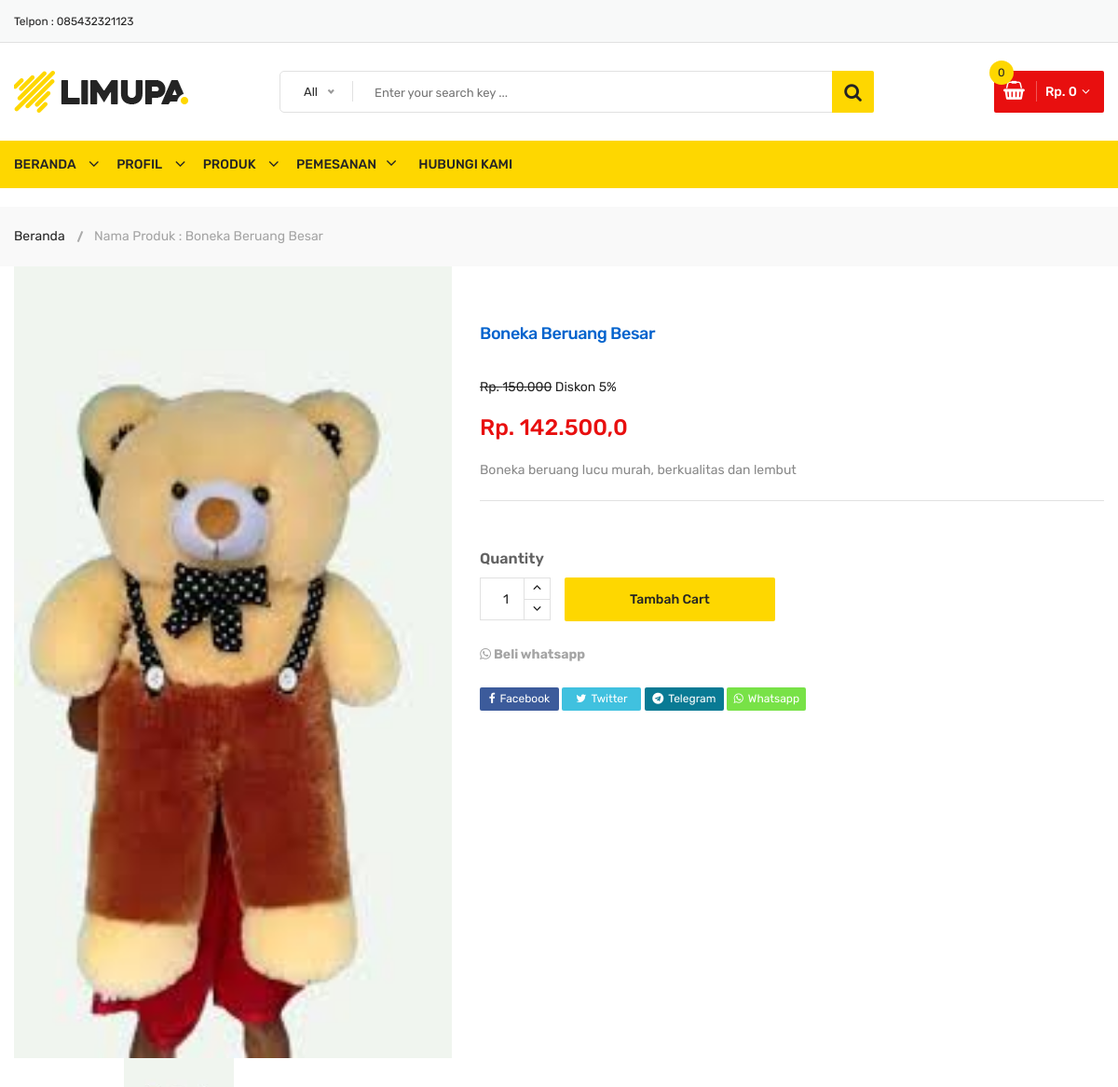
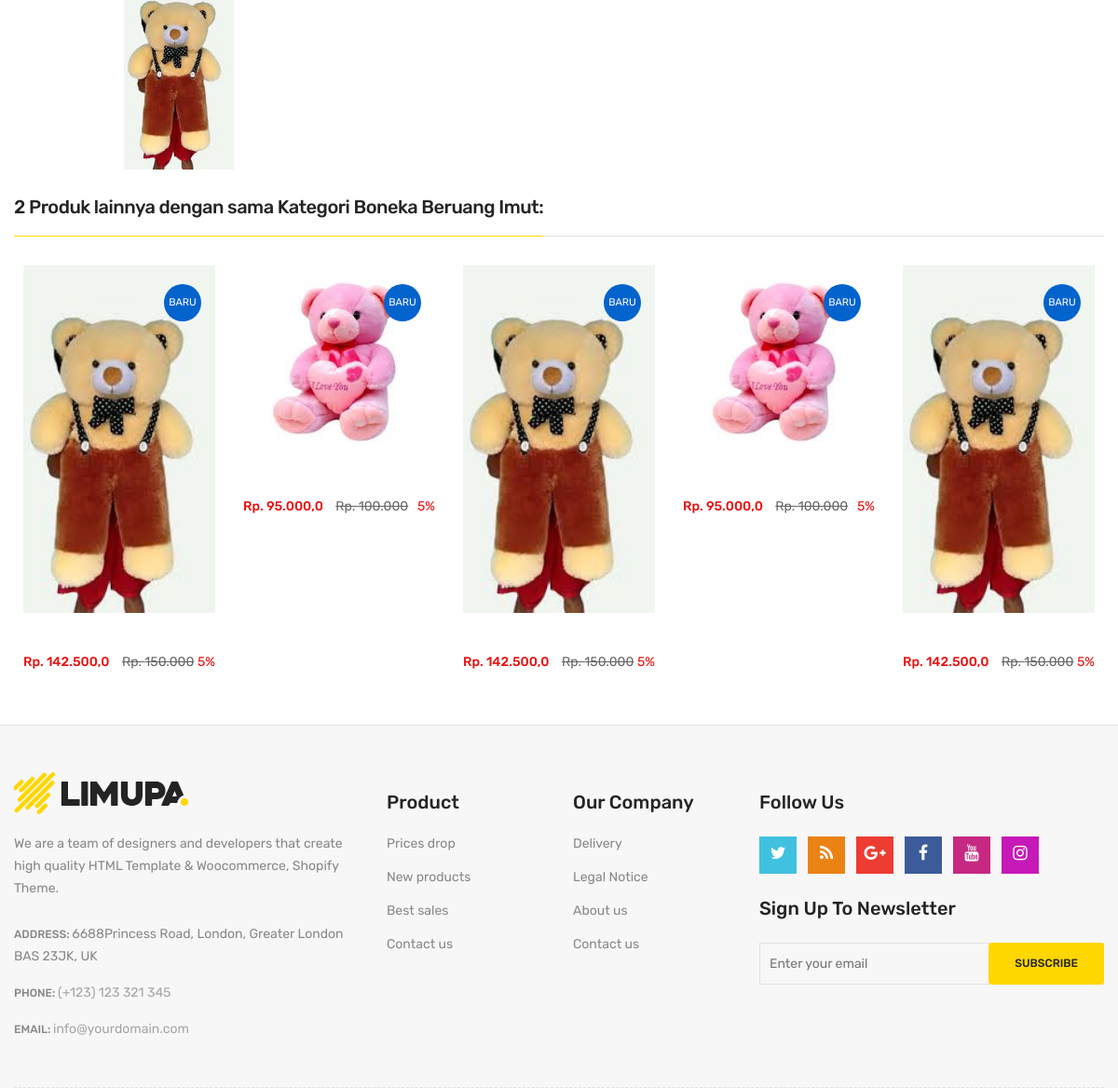
/boneka-beruang-imut/boneka-beruang-besar, run on the app's committed database (2 pictures, top to bottom).
### hikmah/models.py (models this page shows, shortened)
class Produk(models.Model):
    KETERANGAN=(
        ('Baru', 'Baru'),
        ('Lama' , 'Lama'),
    )
    kategori = models.ForeignKey(Kategori, null=True, blank=True, related_name="produks", on_delete=models.SET_NULL)
    nama_produk = models.CharField(max_length=200, blank=True, null=True)
    gambar = models.ImageField(upload_to='gambar/banner', blank=False,null=True, verbose_name="Gambar (270 x 250 pixel)")
    gambar_satu = models.ImageField(upload_to='gambar/banner', blank=True, null=True, verbose_name="Gambar Satu (270 x 250 pixel)")
    gambar_dua = models.ImageField(upload_to='gambar/banner', blank=True, null=True, verbose_name="Gambar Dua (270 x 250 pixel)")
    gambar_tiga = models.ImageField(upload_to='gambar/banner', blank=True, null=True, verbose_name="Gambar Tiga (270 x 250 pixel)")
    gambar_empat = models.ImageField(upload_to='gambar/banner', blank=True, null=True, verbose_name="Gambar Empat (270 x 250 pixel)")
    gambar_lima= models.ImageField(upload_to='gambar/banner', blank=True, null=True, verbose_name="Gambar Lima (270 x 250 pixel)")
    slug = models.SlugField(max_length=200, unique=True)
    keterangan = RichTextField(blank=True, null=True)
    harga = models.PositiveIntegerField(blank=True, null=True)
    no_whatsup = models.PositiveBigIntegerField(blank=True, null=True,)
    tanggal_upload= models.DateTimeField(auto_now_add=True, null=True)
    diskon = models.IntegerField(default=0, blank=True, null=True,verbose_name="Diskon(%)")
    dibeli = models.IntegerField(default=0, blank=True, null=True)
    aktif = models.BooleanField(default=False, blank=True, null=True)
    keterangan_barang = models.CharField(max_length=200, null=True,choices=KETERANGAN)
    @property
    def setelah_diskon(self):
        if self.diskon == 0 :
            nilai_diskon = self.harga
        else:
            jml = self.diskon / 100
            nilai_diskon = self.harga - (jml * self.harga)
        return nilai_diskon
    class Meta:
        verbose_name_plural ="Data Produk"

class Kategori(models.Model):
    nama = models.CharField(max_length=200, blank = True, null = False,)
    aktif = models.BooleanField(default= True)
    banner_satu = ResizedImageField(size=[575, 200], quality=80, crop=['middle', 'center'] , upload_to='gambar/banner', blank=False, null=True, verbose_name="Gambar Banner Satu (575 x 200 pixel)")
    banner_dua = ResizedImageField(size=[575, 200], quality=80, crop=['middle', 'center'] , upload_to='gambar/banner', blank=False, null=True, verbose_name="Gambar Banner Satu (575 x 200 pixel)")
    slug = models.SlugField(max_length=200, null=True,blank=True, unique=True)
    class Meta:
        verbose_name_plural ="Data Kategori"

### hikmah/views.py (the view)
# urls.py: path('<slug:kategori_slug>/<slug:slug>', views.produk, name='produk'),
def produk(request, kategori_slug, slug):
    produk = get_object_or_404(Produk, slug=slug)
    related = Produk.objects.filter(kategori=produk.kategori.id)
    jml = related.count()
    cart_product_form = CartAddProductForm()
    context = {
        "judul": "Halaman Produk Kami",
        "produk":produk,
        "related":related,
        "jml":jml,
        "cart_product_form": cart_product_form,
    }
    return render(request, 'produk.html', context)

### hikmah/templates/produk.html (shortened to what this page needs)
{% extends "base.html" %}
{% load static %}
{% load humanize %}
{% block content %}
 <div class="breadcrumb-area">
    <div class="container">
        <div class="breadcrumb-content">
            <ul>
                <li><a href="{% url 'beranda' %}">Beranda</a></li>
                <li class="active">Nama Produk : {{produk.nama_produk}}</li>
            </ul>
        </div>
    </div>
</div>
<div class="content-wraper">
                <div class="container">
                    <div class="row single-product-area">
                        <div class="col-lg-5 col-md-6">
                            <div class="product-details-left">
                                <div class="product-details-images slider-navigation-1">
                                    <div class="lg-image">
                                        <a class="popup-img venobox vbox-item" href="{{produk.gambar.url}}" data-gall="myGallery">
                                            <img src="{{produk.gambar.url}}" alt=""{{produk.nama_produk}}"">
                                        </a>
                                    </div>
                                </div>
                                <div class="product-details-thumbs slider-thumbs-1">
                                    <div class="sm-image"><img src="{{produk.gambar.url}}" alt="{{produk.nama_produk}}"></div>
                                </div>
                            </div>
                        </div>
                        <div class="col-lg-7 col-md-6">
                            <div class="product-details-view-content pt-60">
                                <div class="product-info">
                                    <h2>{{produk.nama_produk}}</h2>
                                    <div class="price-box pt-20">
                                       <div class="price-box">
                                            {% if produk.diskon == 0 %}
                                                <span class="new-price new-price-2">Rp. {{produk.harga|intcomma}} </span>
                                            {% else %}
                                                <span class="old-price"><s>Rp. {{produk.harga|intcomma}}</s></span> Diskon <span class="discountpercentage">{{produk.diskon}}%</span>
                                                <div class="price-box pt-20">
                                                    <span class="new-price new-price-2">Rp. {{produk.setelah_diskon|intcomma}}</span>
                                                </div>
                                            {% endif %}
                                    </div>
                                    <div class="product-desc">
                                        <div class="text-justify">
                                            <span>{{produk.keterangan|safe}} </span>
                                        </div>
                                    </div>
                                    <div class="single-add-to-cart">
                                        <form action="{% url "cart_add" produk.id %}" method="post" class="cart-quantity">
                                            <div class="quantity">
                                                <label>Quantity</label>
                                                    <div class="cart-plus-minus">
                                                        <input class="cart-plus-minus-box" name="quantity" value="1" type="text">
                                                    <div class="dec qtybutton"><i class="fa fa-angle-down"></i></div>
                                                    <div class="inc qtybutton"><i class="fa fa-angle-up"></i></div>
                                                </div>
                                            </div>
                                            <button class="add-to-cart" type="submit">Tambah cart</button>
                                        </form>
                                    </div>
                                    <div class="product-additional-info pt-25">
                                        <li><a class="links-details" href="https://api.whatsapp.com/send?phone={{produk.no_whatsup}}&text=Saya%20ingin%20pemesan%20product%20{{produk.nama_produk}}%20apakah%20tersedia%20?%20"target="_blank"><b><i class="fa fa-whatsapp"></i> Beli whatsapp</b></a>
                                            <div class="product-social-sharing pt-25">
                                                <ul>
                                                    <li class="facebook"><a href="http://www.facebook.com/sharer.php?u=https://{{domain}}/{{produk.kategori.slug}}/{{produk.slug}}" target="_blank"><i class="fa fa-facebook"></i>Facebook</a></li>
                                                    <li class="twitter"><a href="https://twitter.com/share?url=https://{{domain}}/{{produk.kategori.slug}}/{{produk.slug}}" target="_blank"><i class="fa fa-twitter"></i>Twitter</a></li>
                                                    <li class="telegram"><a href="https://telegram.me/share/url?url=https://{{domain}}/{{produk.kategori.slug}}/{{produk.slug}}" target="_blank"><i class="fa fa-telegram"></i>Telegram</a></li>
                                                    <li class="whatsapp"><a href="whatsapp://send?text=https://{{domain}}/{{produk.kategori.slug}}/{{produk.slug}}" target="_blank">
                                                    <i class="fa fa-whatsapp"></i>Whatsapp</a></li>
                                                </ul>
                                            </div>
                                        </div>
                                    </div>
                                </div>
                            </div>
                        </div>
                    </div>
                </div>
<section class="product-area li-laptop-product pt-30 pb-50">
                <div class="container">
                    <div class="row">
                        <div class="col-lg-12">
                            <div class="li-section-title">
                               <h2>
                                    <span>{{jml}} Produk lainnya dengan sama Kategori {{produk.kategori.nama}}:</span>
                                </h2>
                            </div>
                            <div class="row">
                                <div class="product-active owl-carousel">
                                    {% for rel in related %}
                                    <div class="col-lg-12">
                                        <div class="single-product-wrap">
                                            <div class="product-image">
                                                <a href="{% url 'produk' rel.kategori.slug rel.slug %}">
                                                    <img src="{{rel.gambar.url}}" alt="{{rel.nama_produk}}">
                                                </a>
                                                {% if rel.keterangan_barang == "Baru" %}
                                                            <span class="sticker">Baru</span>
                                                {% endif %}
                                            </div>
                                            <div class="product_desc">
                                                <div class="product_desc_info">
                                                    <h4></h4>
                                                    <div class="price-box">
                                                        {% if rel.diskon == 0 %}
                                                                <span class="new-price new-price-2">Rp. {{rel.harga|intcomma}}</span>
                                                            {% else %}
                                                                <span class="new-price new-price-2">Rp. {{rel.setelah_diskon|intcomma}}</span>
                                                                <span class="old-price">Rp. {{rel.harga|intcomma}}</span>
                                                                <span class="discount-percentage">{{rel.diskon}}%</span>
                                                            {% endif %}
                                                    </div>
                                                </div>
                                            </div>
                                        </div>
                                    </div>
                                    {% empty %}
                                    <div class="col-lg-12">
                                        <div class="alert alert-danger">Produk
                                        Kosong</div>
                                        </div>
                                    {% endfor %}
                                </div>
                            </div>
                        </div>
                    </div>
                </div>
            </section>
{% endblock content %}

### data on the page
Produk: nama_produk "Boneka Beruang Besar", gambar (picture), harga "150.000", diskon "5", setelah_diskon "142.500,0", keterangan "Boneka beruang lucu murah, berkualitas dan lembut", kategori.nama "Boneka Beruang Imut", keterangan_barang "BARU"
Produk: gambar (picture), keterangan_barang "BARU"

### other printed values
{{ jml }} "2"
